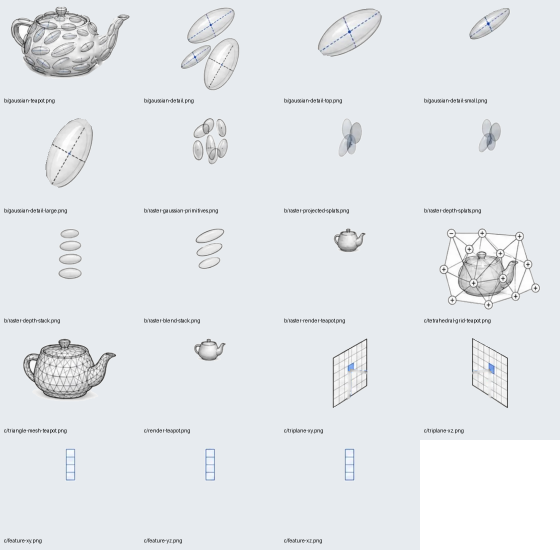
#> input picture source/dist/assets/figures/elements/3D_representations_2/bc-preview.png, 1120 x 1100 px, given in place of 3D_representations_2.webp, which was not available (shown at 1/2 size)
$ python extract_bc.py
#> lines starting #> are read from the running program, lines starting #| are printed output that depends on the picture; after the words box and inside, x2 and y2 are one past the last pixel; in counts of white or black regions, pixels touching at a corner belong together
from pathlib import Path
import json
import numpy as np
from PIL import Image, ImageDraw, ImageFont
from scipy.ndimage import binary_fill_holes, binary_dilation, label
from scipy.sparse import lil_matrix
from scipy.sparse.linalg import spsolve

src=Image.open('assets/figures/figures/part2/3D_representations_2.webp').convert('RGB')
#> src is the input picture: PIL image 1120x1100 RGB; mean R, G, B 228.2, 231.7, 235.2
root=Path('assets/figures/elements/3D_representations_2')
records=[]

def repair(im,lines):
    maskim=Image.new('L',im.size); d=ImageDraw.Draw(maskim)
#> after `maskim = Image.new('L', im.size)`: maskim: PIL image 374x226 L; every value is 0
    for coords,width in lines: d.line(coords,fill=255,width=width)
    mask=np.array(maskim)>0
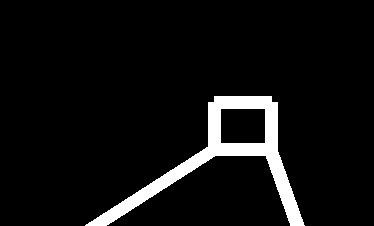
#> mask: shape (226, 374) bool; 6.3% white; 1 white region, box (x1, y1, x2, y2) and area: (85, 96, 305, 226) 5299
    a=np.array(im,dtype=float); gray=a @ np.array([.299,.587,.114])
    yy,xx=np.where(mask); ids=np.full(mask.shape,-1,int); ids[yy,xx]=np.arange(len(yy))
#> after `yy, xx = np.where(mask)`: yy = 5299 values from 96 to 225; xx = 5299 values, max 304 at index 5298, min 85 at index 5262, mean 222.3
#> after `ids[yy, xx] = np.arange(len(yy))`:
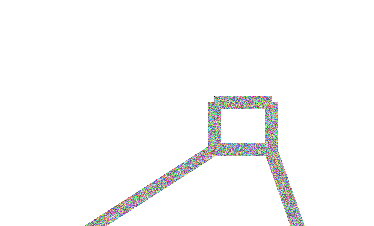
#> ids: shape (226, 374) int64; 5300 distinct labels, from -1 to 5298; one colour per label, 0 black, -1 white
    M=lil_matrix((len(yy),len(yy))); b=np.zeros(len(yy))
#> after `b = np.zeros(len(yy))`: b = 5299 values from 0 to 0
    for k,(y,x) in enumerate(zip(yy,xx)):
        neighbors=[(v,u) for v,u in [(y-1,x),(y+1,x),(y,x-1),(y,x+1)] if 0<=v<mask.shape[0] and 0<=u<mask.shape[1]]
        M[k,k]=len(neighbors)
        for v,u in neighbors:
            if mask[v,u]: M[k,ids[v,u]]=-1
            else:b[k]+=gray[v,u]
#> this loop made 5299 passes
#> (y, x, neighbors) on passes 1 to 3: (96, 214, [(95, 214), (97, 214), (96, 213), (96, 215)]), (96, 215, [(95, 215), (97, 215), (96, 214), (96, 216)]), (96, 216, [(95, 216), (97, 216), (96, 215), (96, 217)])
#> after the loop, b = 5299 values, max 474.9 at index 5099, min 0 at index 59, mean 41.21
    gray[yy,xx]=spsolve(M.tocsr(),b)
#> gray: shape (226, 374) float64; min 5.7, max 254, mean 230.6
    a[mask]=gray[mask,None]
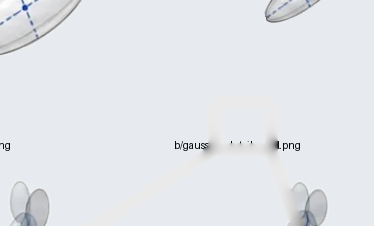
#> a: shape (226, 374, 3) float64; mean R, G, B 227.6, 231.3, 235
    return Image.fromarray(np.uint8(np.clip(a,0,255)))

def extract(section,name,box,polygon=None,lines=None,threshold=242):
    im=src.crop(box)
    if lines: im=repair(im,lines)
    arr=np.array(im); dark=arr.min(axis=2)<threshold
#> after `dark = arr.min(axis=2) < threshold`: dark: shape (226, 374) bool; 99.9% white; 3 black regions (2 under 20 px), largest, box (x1, y1, x2, y2) and area: (0, 0, 16, 11) 104
    if polygon:
        poly=Image.new('L',im.size);ImageDraw.Draw(poly).polygon([(x-box[0],y-box[1]) for x,y in polygon],fill=255)
#> after `ImageDraw.Draw(poly).polygon([(x - box[0], y - box[1]) for x, y in pol`: poly: PIL image 374x226 L; 65.2% white; 1 black region, box (x1, y1, x2, y2) and area: (0, 0, 374, 226) 29380
        dark &= np.array(poly)>0
    labs,n=label(dark)
#> n = 1
    sizes=np.bincount(labs.ravel()); keep=sizes>=4;keep[0]=False;dark=keep[labs]
#> after `sizes = np.bincount(labs.ravel())`: sizes = [29380, 55144]
#> after `keep = sizes >= 4`: keep = [True, True]
    # Preserve enclosed whites and shaded interiors while clearing the outer paper.
    opaque=binary_fill_holes(dark)
    if name in ('raster-projected-splats','raster-depth-splats'):
        cc,n=label(opaque); counts=np.bincount(cc.ravel()); counts[0]=0; opaque=cc==counts.argmax()
    edge=binary_dilation(opaque,iterations=1)&~opaque
#> edge: shape (226, 374) bool; 1.2% white in thin lines or dots
    alpha=opaque.astype(np.uint8)*255
    alpha[edge]=np.clip((255-arr.min(axis=2)[edge])*10,0,255).astype(np.uint8)
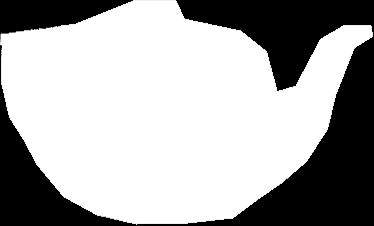
#> alpha: shape (226, 374); min 0, max 255, mean 169
    if polygon: alpha[np.array(poly)==0]=0
    out=im.convert('RGBA'); out.putalpha(Image.fromarray(alpha))
    bb=out.getchannel('A').getbbox()
#> bb = (1, 1, 372, 224)
    if not bb:raise ValueError(name)
    out=out.crop(bb); canvas=Image.new('RGBA',(out.width+16,out.height+16));canvas.alpha_composite(out,(8,8))
#> after `canvas = Image.new('RGBA', (out.width + 16, out.height + 16))`: canvas: PIL image 387x239 RGBA; every value is 0
    dest=root/section/(name+'.png');dest.parent.mkdir(parents=True,exist_ok=True);canvas.save(dest)
    records.append({'file':str(dest.relative_to(root)),'source_box':box,'size':canvas.size,'repaired':bool(lines)})
    return canvas

# (b) The bounding box and enlargement leaders cross the large teapot.
extract('b','gaussian-teapot',(674,56,1048,282),polygon=[(675,90),(750,80),(807,57),(849,57),(857,75),(914,87),(939,107),(950,148),(970,142),(995,95),(1017,82),(1044,82),(1045,92),(1027,103),(1008,151),(1000,185),(979,217),(956,237),(930,255),(906,273),(861,278),(810,279),(771,270),(738,252),(712,221),(698,195),(684,173),(676,138),(676,111)],lines=[([(214,102),(271,102),(271,149),(214,149),(214,102)],13), ([(214,149),(80,235)],13), ([(270,149),(303,242)],13)])
extract('b','gaussian-detail',(678,350,844,582))
#> call 2 of extract, with section = 'b', name = 'gaussian-detail', box = (678, 350, 844, 582), threshold = 242
#> in extract (call 2), `dark = arr.min(axis=2) < threshold`:
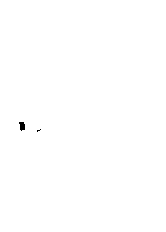
#> dark: shape (232, 166) bool; 99.9% white; 2 black regions (1 under 20 px), largest, box (x1, y1, x2, y2) and area: (19, 122, 25, 131) 41
#> in extract (call 2), `sizes = np.bincount(labs.ravel())`: sizes = [46, 38466]
#> in extract (call 2), `opaque=binary_fill_holes(dark)`: opaque: shape (232, 166) bool; every value is 1
#> in extract (call 2), `edge=binary_dilation(opaque,iterations=1)&~opaque`: edge: shape (232, 166) bool; every value is 0
#> in extract (call 2), `alpha=opaque.astype(np.uint8)*255`: alpha: shape (232, 166); every value is 255
#> in extract (call 2), `bb=out.getchannel('A').getbbox()`: bb = (0, 0, 166, 232)
#> in extract (call 2), `canvas = Image.new('RGBA', (out.width + 16, out.height + 16))`: canvas: PIL image 182x248 RGBA; every value is 0
extract('b','gaussian-detail-top',(695,350,831,453),polygon=[(697,433),(699,416),(710,398),(731,379),(756,363),(782,355),(807,353),(820,359),(827,371),(827,387),(819,406),(804,423),(783,438),(756,448),(731,450),(710,447)])
#> call 3 of extract, with section = 'b', name = 'gaussian-detail-top', box = (695, 350, 831, 453), threshold = 242
#> in extract (call 3), `dark = arr.min(axis=2) < threshold`: dark: shape (103, 136) bool; every value is 1
#> in extract (call 3), `poly = Image.new('L', im.size)`: poly: PIL image 136x103 L; every value is 0
#> in extract (call 3), `ImageDraw.Draw(poly).polygon([(x - box[0], y - box[1]) for x, y in pol`: poly: PIL image 136x103 L; 62.3% white; 1 black region, box (x1, y1, x2, y2) and area: (0, 0, 136, 103) 5287
#> in extract (call 3), `sizes = np.bincount(labs.ravel())`: sizes = [5287, 8721]
#> in extract (call 3), `edge=binary_dilation(opaque,iterations=1)&~opaque`: edge: shape (103, 136) bool; 2.3% white in thin lines or dots
#> in extract (call 3), `alpha[edge]=np.clip((255-arr.min(axis=2)[edge])*10,0,255).astype(np.ui..`: alpha: shape (103, 136); min 0, max 255, mean 164.2
#> in extract (call 3), `out.putalpha(Image.fromarray(alpha))`:
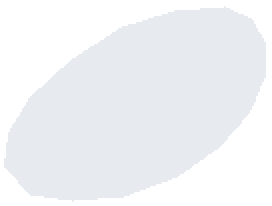
#> out: PIL image 136x103 RGBA (shown 2 times larger); mean R, G, B, A 230.8, 234.8, 238.8, 158.8; transparent parts drawn white
#> in extract (call 3), `bb=out.getchannel('A').getbbox()`: bb = (2, 3, 133, 101)
#> in extract (call 3), `canvas = Image.new('RGBA', (out.width + 16, out.height + 16))`: canvas: PIL image 147x114 RGBA; every value is 0
extract('b','gaussian-detail-small',(678,453,770,524),polygon=[(681,508),(684,498),(695,485),(712,473),(731,462),(749,456),(760,456),(765,461),(761,472),(750,486),(731,501),(711,513),(693,519),(684,518)])
#> call 4 of extract, with section = 'b', name = 'gaussian-detail-small', box = (678, 453, 770, 524), threshold = 242
#> in extract (call 4), `dark = arr.min(axis=2) < threshold`: dark: shape (71, 92) bool; 99.3% white; 2 black regions (1 under 20 px), largest, box (x1, y1, x2, y2) and area: (19, 19, 25, 28) 41
#> in extract (call 4), `poly = Image.new('L', im.size)`: poly: PIL image 92x71 L; every value is 0
#> in extract (call 4), `ImageDraw.Draw(poly).polygon([(x - box[0], y - box[1]) for x, y in pol`:
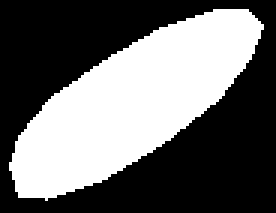
#> poly: PIL image 92x71 L (shown 3 times larger); 41.4% white; 1 white region, box (x1, y1, x2, y2) and area: (3, 3, 88, 67) 2701
#> in extract (call 4), `dark &= np.array(poly)>0`: dark: shape (71, 92) bool; 41.3% white; 1 white region, box (x1, y1, x2, y2) and area: (3, 3, 88, 67) 2696
#> in extract (call 4), `sizes = np.bincount(labs.ravel())`: sizes = [3836, 2696]
#> in extract (call 4), `bb=out.getchannel('A').getbbox()`: bb = (3, 3, 88, 67)
extract('b','gaussian-detail-large',(740,434,845,580),polygon=[(745,552),(744,530),(750,506),(759,483),(774,460),(792,443),(809,437),(824,440),(835,453),(840,473),(839,495),(832,520),(820,543),(806,562),(789,574),(772,576),(756,570)])
extract('b','raster-gaussian-primitives',(1128,146,1205,241))
extract('b','raster-projected-splats',(1264,146,1315,232))
extract('b','raster-depth-splats',(1138,331,1187,401))
extract('b','raster-depth-stack',(1246,305,1298,409))
extract('b','raster-blend-stack',(1136,484,1199,573))
extract('b','raster-render-teapot',(1253,501,1323,556))
# (c) Keep the tetrahedral cage and the intrinsic surface triangulation.
extract('c','tetrahedral-grid-teapot',(1418,90,1653,277))
extract('c','triangle-mesh-teapot',(1436,363,1628,491))
extract('c','render-teapot',(1480,562,1548,614))
# The two pictured feature planes and their independent sampled feature vectors.
extract('c','triplane-xy',(1699,103,1776,252),polygon=[(1702,144),(1772,106),(1772,206),(1702,246)],lines=[([(39,67),(78,73)],7), ([(37,69),(36,149)],7)])
#> the loop in repair (call 2), `for coords,width in lines: d.line(coords,fill=255,width=width)` made 2 passes
#> (coords, width) on passes 1 to 2: ([(39, 67), (78, 73)], 7), ([(37, 69), (36, 149)], 7)
#> the loop in repair (call 2), `for k,(y,x) in enumerate(zip(yy,xx)):` made 786 passes
#> (y, x, neighbors) on passes 1 to 3: (64, 39, [(63, 39), (65, 39), (64, 38), (64, 40)]), (65, 39, [(64, 39), (66, 39), (65, 38), (65, 40)]), (65, 40, [(64, 40), (66, 40), (65, 39), (65, 41)])
extract('c','triplane-xz',(1887,103,1966,252),polygon=[(1891,106),(1962,145),(1962,246),(1891,206)],lines=[([(0,73),(39,67)],7), ([(39,69),(39,149)],7)])
for name,box in [('feature-xy',(1727,278,1749,345)),('feature-yz',(1821,278,1842,345)),('feature-xz',(1917,278,1938,345))]:
    extract('c',name,box)
#> this loop made 3 passes
#> (name, box, sizes in extract, bb in extract) on passes 1 to 3: ('feature-xy', (1727, 278, 1749, 345), [0, 1474], (0, 0, 22, 67)), ('feature-yz', (1821, 278, 1842, 345), [0, 1407], (0, 0, 21, 67)), ('feature-xz', (1917, 278, 1938, 345), [0, 1407], (0, 0, 21, 67))
(root/'bc-assets.json').write_text(json.dumps(records,indent=2)+'\n')
# Contact sheet for review only; final assets stay separate.
thumbs=[]
for rec in records:
    im=Image.open(root/rec['file']); im.thumbnail((250,180))
    tile=Image.new('RGB',(280,220),'#e7ebef');tile.paste(im,((280-im.width)//2,8),im);ImageDraw.Draw(tile).text((8,195),rec['file'],fill='black');thumbs.append(tile)
sheet=Image.new('RGB',(280*4,220*((len(thumbs)+3)//4)),'white')
for i,t in enumerate(thumbs):sheet.paste(t,((i%4)*280,(i//4)*220))
sheet.save('/tmp/f43bc-contact.png')
print('Saved',len(records),'transparent PNG assets.')
#| Saved 19 transparent PNG assets.
